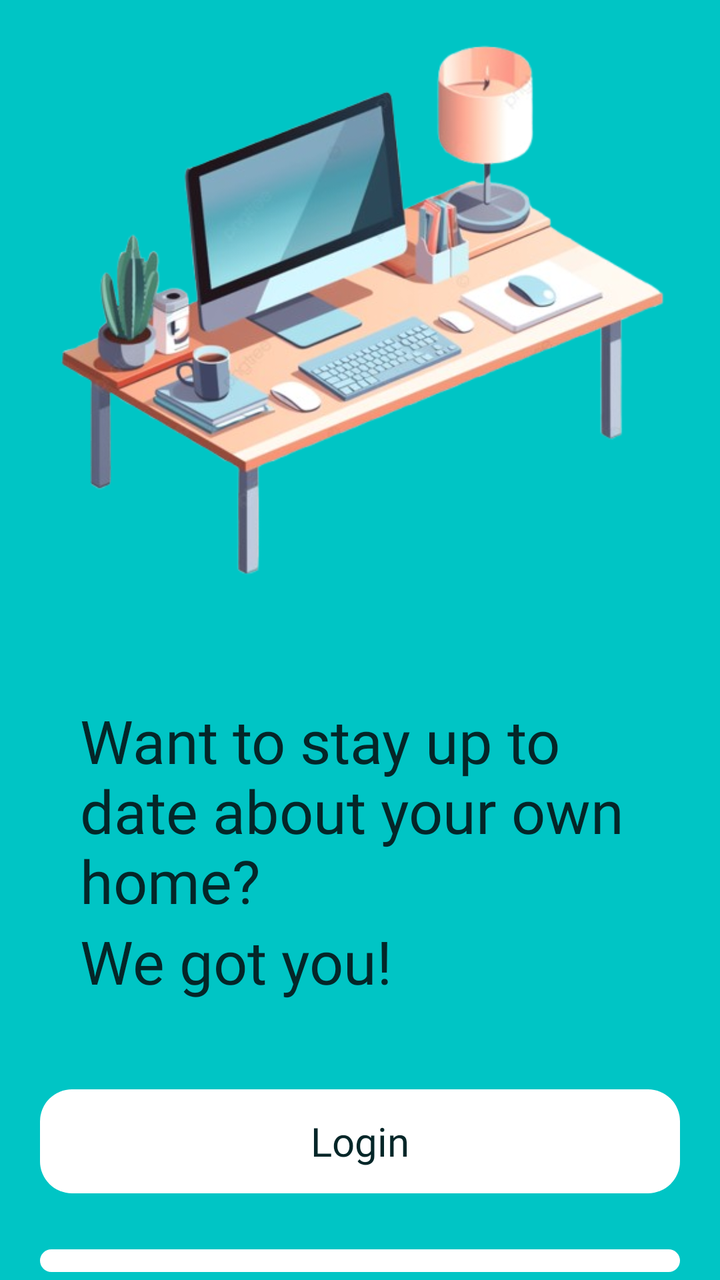
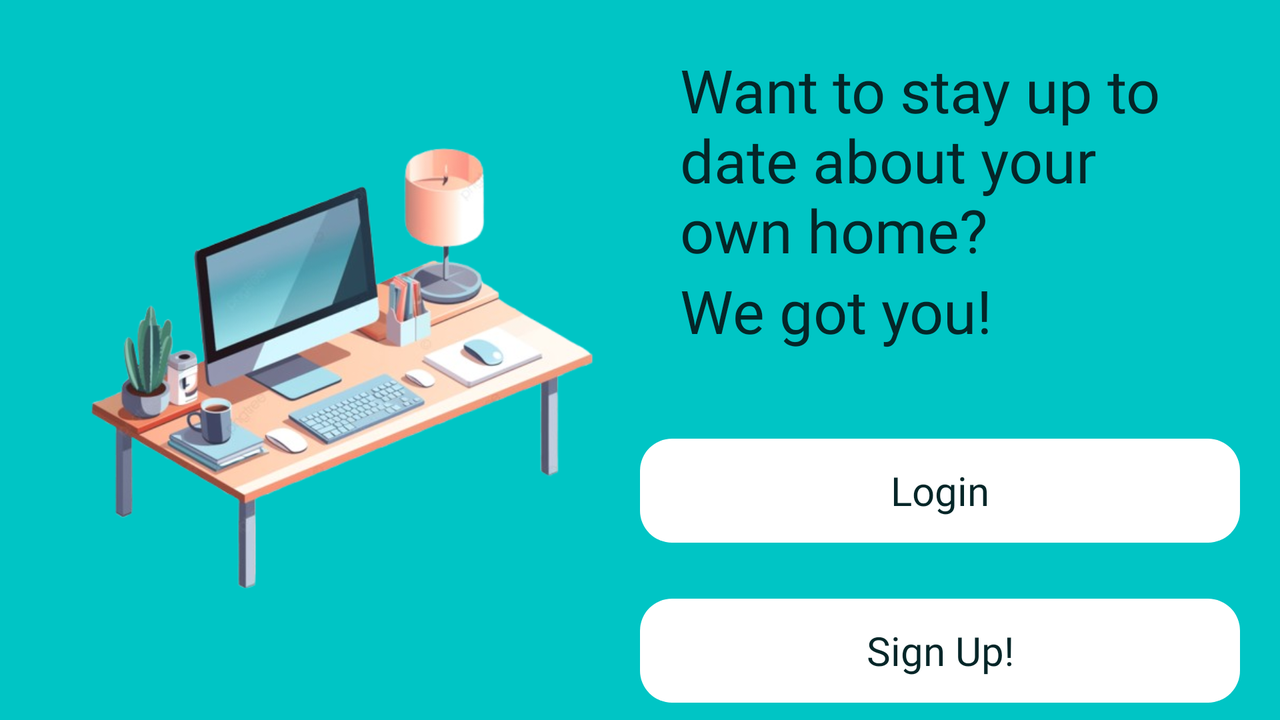

The same Android screen from two of the app's own layout files: first res/layout/ as a phone draws it, then the repository's variant for another configuration, drawn on a device whose configuration selects that folder. Both files follow.
<!-- AndroidManifest.xml: application theme Theme.Controlit -->
<!-- res/layout/activity_main.xml -->
<?xml version="1.0" encoding="utf-8"?>
<RelativeLayout xmlns:android="http://schemas.android.com/apk/res/android"
    xmlns:app="http://schemas.android.com/apk/res-auto"
    xmlns:tools="http://schemas.android.com/tools"
    android:id="@+id/main"
    android:layout_width="match_parent"
    android:layout_height="match_parent"
    tools:context=".MainActivity"
    android:layout_gravity="center_vertical"
    android:gravity="center_vertical"
    android:theme="@style/Theme.Controlit.splash">

    <ImageView
        android:id="@+id/splash_image"
        android:layout_width="match_parent"
        android:layout_height="300dp"
        android:layout_alignParentTop="true"
        android:scaleType="fitCenter"
        android:src="@drawable/splash_image" />


    <TextView
        android:layout_marginTop="50dp"
        android:id="@+id/splash_mainText"
        android:layout_marginStart="40dp"
        android:layout_marginEnd="40dp"
        android:layout_width="wrap_content"
        android:layout_height="wrap_content"
        android:layout_below="@id/splash_image"
        android:fontFamily="@font/inter"
        android:text="Want to stay up to date about your own home?"
        android:textSize="30sp"/>

    <TextView
        android:id="@+id/splash_subText"
        android:layout_marginStart="40dp"
        android:layout_marginEnd="40dp"
        android:layout_width="wrap_content"
        android:layout_height="wrap_content"
        android:layout_below="@id/splash_mainText"

        android:fontFamily="@font/inter"
        android:text="We got you!"
        android:textSize="30sp"/>

    <Button
        style="@style/SplashButtonStyle"
        android:id="@+id/login"
        android:layout_width="320dp"
        android:layout_height="60dp"
        android:layout_below="@id/splash_subText"
        android:layout_centerHorizontal="true"
        android:layout_marginTop="40dp"
        android:text="Login"
        android:textSize="20sp"
        app:cornerRadius="16sp" />

    <Button
        style="@style/SplashButtonStyle"
        android:layout_marginTop="20dp"
        android:id="@+id/signup"
        android:layout_width="320dp"
        android:layout_height="60dp"
        android:layout_below="@id/login"
        android:layout_centerHorizontal="true"
        android:text="Sign Up!"
        android:textSize="20sp"
        app:cornerRadius="16sp" />

</RelativeLayout>
<!-- resources referenced by this layout -->
<resources>
  <!-- drawable splash_image: png bitmap (drawable-nodpi, 179527 bytes) -->
  <style name="SplashButtonStyle" parent="Widget.Material3.Button">
          <item name="backgroundTint">@color/white</item>
          <item name="android:fontFamily">@font/albert_sans</item>
          <item name="android:textColor">#042628</item>
          <item name="android:textSize">20sp</item>
      </style>
  <style name="Theme.Controlit.splash" parent="Base.Theme.Controlit">
          <item name="android:background">#00C5C5</item>
          <item name="android:textColor">#042628</item>
          <item name="buttonStyle">@style/SplashButtonStyle</item>
      </style>
  <style name="Theme.Controlit" parent="Base.Theme.Controlit">
      </style>
  <color name="white">#FFFFFFFF</color>
  <style name="Base.Theme.Controlit" parent="Theme.MaterialComponents.DayNight.NoActionBar">
          <item name="android:windowFullscreen">true</item>
      </style>
</resources>
<!-- res/layout-land/activity_main.xml (the repository's variant of the layout above) -->
<!-- drawn on the phone turned sideways -->
<?xml version="1.0" encoding="utf-8"?>
<RelativeLayout xmlns:android="http://schemas.android.com/apk/res/android"
    xmlns:app="http://schemas.android.com/apk/res-auto"
    xmlns:tools="http://schemas.android.com/tools"
    android:id="@+id/main"
    android:layout_width="match_parent"
    android:layout_height="match_parent"
    tools:context=".MainActivity"
    android:layout_gravity="center_vertical"
    android:gravity="center_vertical"
    android:theme="@style/Theme.Controlit.splash">

    <ScrollView
        android:layout_width="match_parent"
        android:layout_height="wrap_content">

        <LinearLayout
            android:layout_width="match_parent"
            android:layout_height="wrap_content"
            android:orientation="horizontal"
            android:layout_marginHorizontal="20dp">


            <ImageView
                android:id="@+id/splash_image"
                android:layout_width="300dp"
                android:layout_height="300dp"
                android:layout_gravity="center_vertical"
                android:scaleType="fitCenter"
                android:src="@drawable/splash_image" />


            <RelativeLayout
                android:layout_width="wrap_content"
                android:layout_height="wrap_content">

                <TextView
                    android:layout_marginTop="20dp"
                    android:id="@+id/splash_mainText"
                    android:layout_marginHorizontal="20dp"
                    android:layout_width="wrap_content"
                    android:layout_height="wrap_content"
                    android:fontFamily="@font/inter"
                    android:text="Want to stay up to date about your own home?"
                    android:textSize="30sp"/>

                <TextView
                    android:id="@+id/splash_subText"
                    android:layout_marginHorizontal="20dp"
                    android:layout_width="wrap_content"
                    android:layout_height="wrap_content"
                    android:layout_below="@id/splash_mainText"

                    android:fontFamily="@font/inter"
                    android:text="We got you!"
                    android:textSize="30sp"/>

                <Button
                    style="@style/SplashButtonStyle"
                    android:id="@+id/login"
                    android:layout_width="320dp"
                    android:layout_height="60dp"
                    android:layout_below="@id/splash_subText"
                    android:layout_centerHorizontal="true"
                    android:layout_marginTop="40dp"
                    android:text="Login"
                    android:textSize="20sp"
                    app:cornerRadius="16sp" />

                <Button
                    style="@style/SplashButtonStyle"
                    android:layout_marginTop="20dp"
                    android:id="@+id/signup"
                    android:layout_width="320dp"
                    android:layout_height="60dp"
                    android:layout_below="@id/login"
                    android:layout_centerHorizontal="true"
                    android:text="Sign Up!"
                    android:textSize="20sp"
                    app:cornerRadius="16sp" />


            </RelativeLayout>







        </LinearLayout>


    </ScrollView>





</RelativeLayout>
